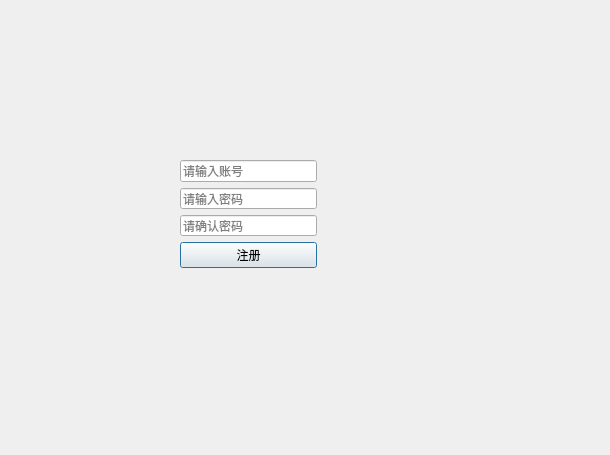
<?xml version="1.0" encoding="UTF-8"?>
<ui version="4.0">
 <class>registerDialog</class>
 <widget class="QDialog" name="registerDialog">
  <property name="geometry">
   <rect>
    <x>0</x>
    <y>0</y>
    <width>610</width>
    <height>455</height>
   </rect>
  </property>
  <property name="windowTitle">
   <string>Dialog</string>
  </property>
  <widget class="QWidget" name="">
   <property name="geometry">
    <rect>
     <x>180</x>
     <y>160</y>
     <width>137</width>
     <height>108</height>
    </rect>
   </property>
   <layout class="QVBoxLayout" name="verticalLayout_2">
    <item>
     <layout class="QVBoxLayout" name="verticalLayout">
      <item>
       <widget class="QLineEdit" name="lineEdit_account">
        <property name="placeholderText">
         <string>请输入账号</string>
        </property>
       </widget>
      </item>
      <item>
       <widget class="QLineEdit" name="lineEdit_password">
        <property name="placeholderText">
         <string>请输入密码</string>
        </property>
       </widget>
      </item>
      <item>
       <widget class="QLineEdit" name="lineEdit_repassword">
        <property name="placeholderText">
         <string>请确认密码</string>
        </property>
       </widget>
      </item>
     </layout>
    </item>
    <item>
     <widget class="QPushButton" name="pushButton_register">
      <property name="text">
       <string>注册</string>
      </property>
     </widget>
    </item>
   </layout>
  </widget>
 </widget>
 <resources/>
 <connections/>
</ui>
